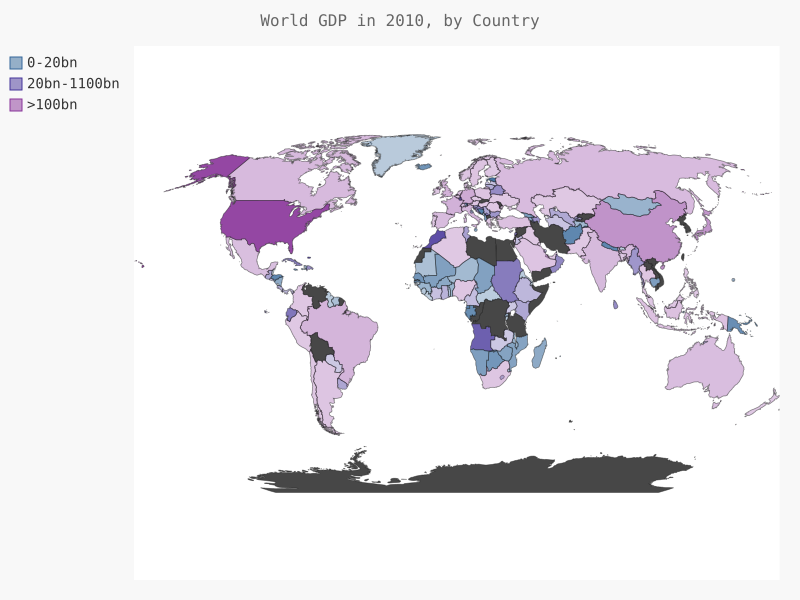

Recreate this plot in Python.
import json
import pygal
from pygal.style import LightColorizedStyle as LCS, RotateStyle as RS
from country_codes import get_country_code
# 将数据加载到列表中
filename = 'gdp_json.json'
with open(filename) as f:
    pop_data = json.load(f)
# 创建一个关于世界GDP的字典
cc_GDP= {}
for pop_dict in pop_data:
    if pop_dict['Year'] == 2010:
        country_name = pop_dict['Country Name']
        GDP = int(float(pop_dict['Value']))
        code = get_country_code(country_name)
        if code:
            cc_GDP[code] = GDP
#依据GDP将国家划分为三个等级
cc_GDP_1, cc_GDP_2, cc_GDP_3 = {}, {}, {}
for cc, GDP in cc_GDP.items():
    if GDP < 20000000000:
        cc_GDP_1[cc] = GDP
    elif GDP < 100000000000:
        cc_GDP_2[cc] = GDP
    else:
        cc_GDP_3[cc] = GDP
#打印出每一个层级的国家个数       
print(len(cc_GDP_1), len(cc_GDP_2), len(cc_GDP_3))

wm_style = RS('#336699', base_style=LCS)
wm = pygal.Worldmap(style=wm_style)
wm.title = 'World GDP in 2010, by Country'
wm.add('0-20bn', cc_GDP_1)
wm.add('20bn-1100bn', cc_GDP_2)
wm.add('>100bn', cc_GDP_3)
    
wm.render_to_file('world_GDP.svg')
